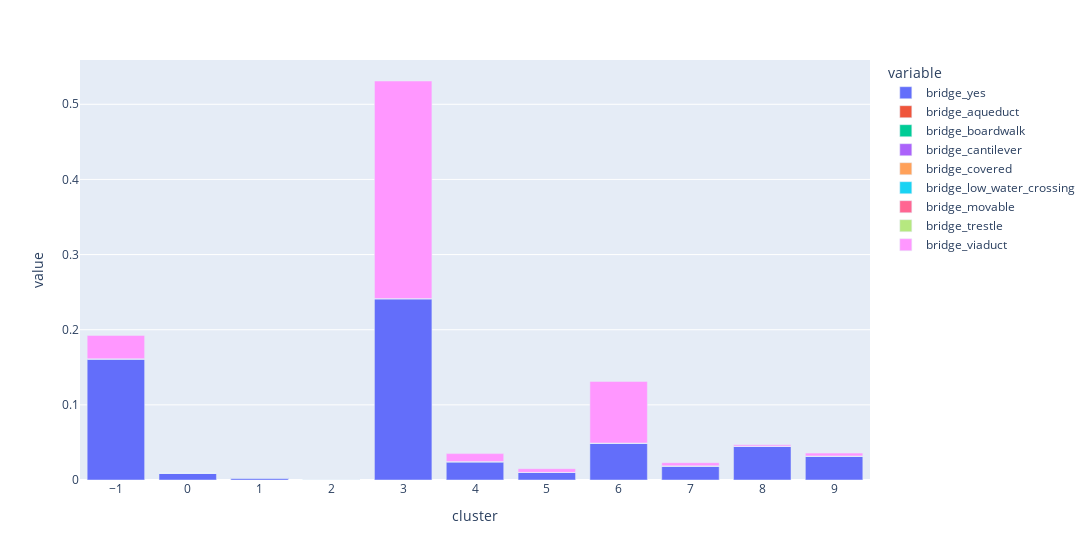

The code cell stored with this chart in its notebook:
### Code cell
fig = px.bar(hex_agg, x="cluster", y=list(filter(lambda x: "bridge" in x, hex_agg.columns)), width=1300)
fig.update_layout(
    xaxis = dict(
        tickmode = 'linear',
    )
)
fig.show()

### Figure 1 — Plotly figure (JSON) as saved in the notebook; plotly's stock layout.template omitted (floating-point values rounded to 4 significant figures)
{"data": [{"alignmentgroup": "True", "hovertemplate": "variable=bridge_yes<br>cluster=%{x}<br>value=%{y}<extra></extra>", "legendgroup": "bridge_yes", "marker": {"color": "#636efa"}, "name": "bridge_yes", "offsetgroup": "bridge_yes", "orientation": "v", "showlegend": true, "textposition": "auto", "type": "bar", "x": [-1, 0, 1, 2, 3, 4, 5, 6, 7, 8, 9], "xaxis": "x", "y": [0.1614, 0.008886, 0.003058, 0, 0.2414, 0.02446, 0.01017, 0.04928, 0.0189, 0.04504, 0.03204], "yaxis": "y"}, {"alignmentgroup": "True", "hovertemplate": "variable=bridge_aqueduct<br>cluster=%{x}<br>value=%{y}<extra></extra>", "legendgroup": "bridge_aqueduct", "marker": {"color": "#EF553B"}, "name": "bridge_aqueduct", "offsetgroup": "bridge_aqueduct", "orientation": "v", "showlegend": true, "textposition": "auto", "type": "bar", "x": [-1, 0, 1, 2, 3, 4, 5, 6, 7, 8, 9], "xaxis": "x", "y": [0, 0, 0, 0, 0, 0, 0, 0, 0, 0, 0], "yaxis": "y"}, {"alignmentgroup": "True", "hovertemplate": "variable=bridge_boardwalk<br>cluster=%{x}<br>value=%{y}<extra></extra>", "legendgroup": "bridge_boardwalk", "marker": {"color": "#00cc96"}, "name": "bridge_boardwalk", "offsetgroup": "bridge_boardwalk", "orientation": "v", "showlegend": true, "textposition": "auto", "type": "bar", "x": [-1, 0, 1, 2, 3, 4, 5, 6, 7, 8, 9], "xaxis": "x", "y": [0, 0, 0, 0, 0, 0, 0, 0, 0, 0, 0], "yaxis": "y"}, {"alignmentgroup": "True", "hovertemplate": "variable=bridge_cantilever<br>cluster=%{x}<br>value=%{y}<extra></extra>", "legendgroup": "bridge_cantilever", "marker": {"color": "#ab63fa"}, "name": "bridge_cantilever", "offsetgroup": "bridge_cantilever", "orientation": "v", "showlegend": true, "textposition": "auto", "type": "bar", "x": [-1, 0, 1, 2, 3, 4, 5, 6, 7, 8, 9], "xaxis": "x", "y": [0, 0, 0, 0, 0, 0, 0, 0, 0, 0, 0], "yaxis": "y"}, {"alignmentgroup": "True", "hovertemplate": "variable=bridge_covered<br>cluster=%{x}<br>value=%{y}<extra></extra>", "legendgroup": "bridge_covered", "marker": {"color": "#FFA15A"}, "name": "bridge_covered", "offsetgroup": "bridge_covered", "orientation": "v", "showlegend": true, "textposition": "auto", "type": "bar", "x": [-1, 0, 1, 2, 3, 4, 5, 6, 7, 8, 9], "xaxis": "x", "y": [0, 0, 0, 0, 0, 0, 0, 0, 0, 0, 0], "yaxis": "y"}, {"alignmentgroup": "True", "hovertemplate": "variable=bridge_low_water_crossing<br>cluster=%{x}<br>value=%{y}<extra></extra>", "legendgroup": "bridge_low_water_crossing", "marker": {"color": "#19d3f3"}, "name": "bridge_low_water_crossing", "offsetgroup": "bridge_low_water_crossing", "orientation": "v", "showlegend": true, "textposition": "auto", "type": "bar", "x": [-1, 0, 1, 2, 3, 4, 5, 6, 7, 8, 9], "xaxis": "x", "y": [0, 0, 0, 0, 0, 0, 0, 0, 0, 0, 0], "yaxis": "y"}, {"alignmentgroup": "True", "hovertemplate": "variable=bridge_movable<br>cluster=%{x}<br>value=%{y}<extra></extra>", "legendgroup": "bridge_movable", "marker": {"color": "#FF6692"}, "name": "bridge_movable", "offsetgroup": "bridge_movable", "orientation": "v", "showlegend": true, "textposition": "auto", "type": "bar", "x": [-1, 0, 1, 2, 3, 4, 5, 6, 7, 8, 9], "xaxis": "x", "y": [0, 0, 0, 0, 0, 0, 0, 0, 0, 0, 0], "yaxis": "y"}, {"alignmentgroup": "True", "hovertemplate": "variable=bridge_trestle<br>cluster=%{x}<br>value=%{y}<extra></extra>", "legendgroup": "bridge_trestle", "marker": {"color": "#B6E880"}, "name": "bridge_trestle", "offsetgroup": "bridge_trestle", "orientation": "v", "showlegend": true, "textposition": "auto", "type": "bar", "x": [-1, 0, 1, 2, 3, 4, 5, 6, 7, 8, 9], "xaxis": "x", "y": [0, 0, 0, 0, 0, 0, 0, 0, 0, 0, 0], "yaxis": "y"}, {"alignmentgroup": "True", "hovertemplate": "variable=bridge_viaduct<br>cluster=%{x}<br>value=%{y}<extra></extra>", "legendgroup": "bridge_viaduct", "marker": {"color": "#FF97FF"}, "name": "bridge_viaduct", "offsetgroup": "bridge_viaduct", "orientation": "v", "showlegend": true, "textposition": "auto", "type": "bar", "x": [-1, 0, 1, 2, 3, 4, 5, 6, 7, 8, 9], "xaxis": "x", "y": [0.03103, 0, 0, 0, 0.2896, 0.01067, 0.00488, 0.08192, 0.004145, 0.001816, 0.003749], "yaxis": "y"}], "layout": {"barmode": "relative", "legend": {"title": {"text": "variable"}, "tracegroupgap": 0}, "margin": {"t": 60}, "width": 1300, "xaxis": {"anchor": "y", "domain": [0, 1], "tickmode": "linear", "title": {"text": "cluster"}}, "yaxis": {"anchor": "x", "domain": [0, 1], "title": {"text": "value"}}}}
